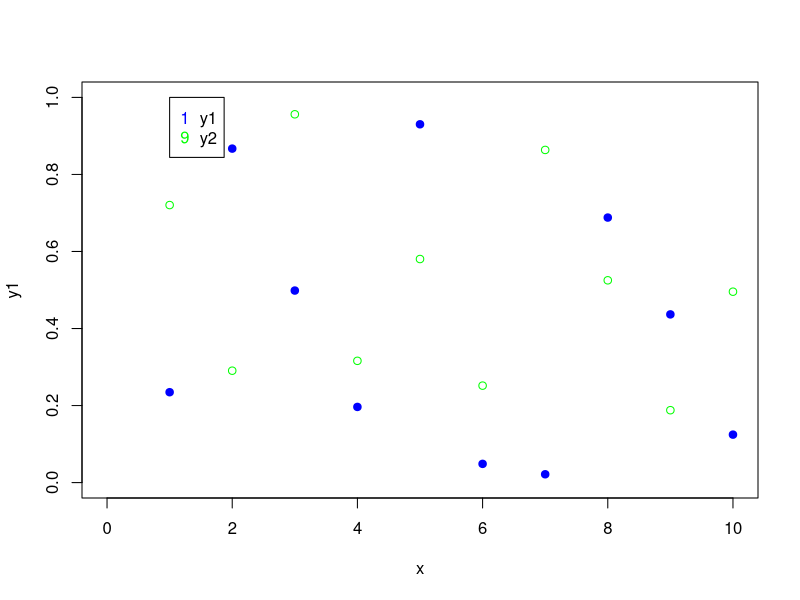
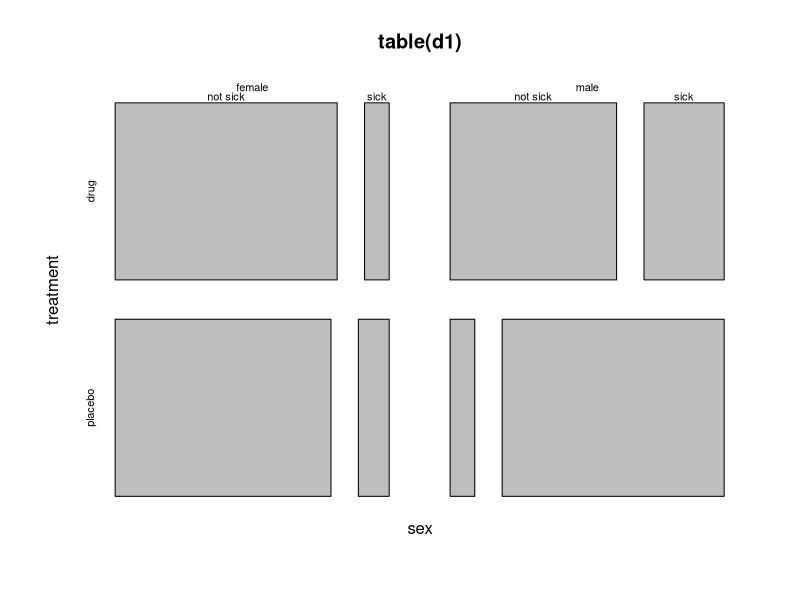
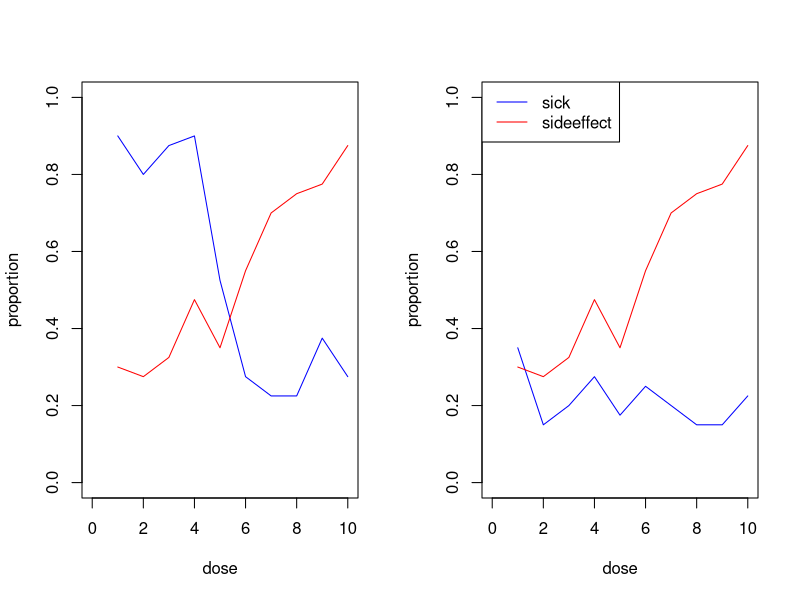

Write R code to recreate these figures, in order.
## ---- chunk 1
getwd()
d1 <- read.csv("sick_dataset1.csv") 
str(d1)
## ---- chunk 2
data("chickwts")
str(chickwts)
#get one column
subset(chickwts,select=("feed"))
#or
chickwts$feed
#reorder cols
subset(chickwts,select=c("feed","weight"))
#select rows based on a logical
subset(chickwts,subset=feed=="casein")
subset(chickwts,subset=feed=="sunflower")
#based on numerical
subset(chickwts,subset=weight>300)
#both
subset(chickwts,subset=weight>300&feed=="sunflower")
## ---- chunk 3
#explanatory variable
x <- c("Male", "Male", "Female","Female")
#response var
y <- c("yes","yes","yes","no")
df <- data.frame(x,y)
str(df)
table(df)
table(subset(df,select=c("y","x")))
## ---- chunk 4
# you can use "x" or anything instead of "input"
my.fun <- function(input){input+1}
my.fun(2)
my.fun(1:10)
input <- 2
my.fun(input)

my.fun2 <- function(a,b) {a+b}
my.fun2(a=3,b=4)
my.fun2(3,4)

my.fun3 <- function(x,y){
  a <- x^2 
  b <- a+y 
  return(b)}
#case a
my.fun3(1,2)
#3
#case b
my.fun3(2,1)
#5
#case c
my.fun3(y=2,x=1)
#3

#standard error
my.se <- function(x) {
  sigma <- sd(x) #standard dev
  n <- length(x)
  se <- sigma/sqrt(n)
  return(se)
}
x <- 1:100
my.se(x)
## ---- chunk 5
d1 <- read.csv("sick_dataset1.csv")
str(d1)
my.fun.sick <- function(x){
  sum(x=="sick")/length(x)
}
my.fun.sick(d1$outcome)
sick.q1 <- aggregate(outcome~sex+treatment, FUN=my.fun.sick, data=d1)
sick.q1

mdsubset <- subset(d1,subset=sex=="male"&treatment=="drug")
mdsubset
my.fun.sick(mdsubset$outcome)
## ---- chunk 6
#create explan
x <- 1:10
# gen 10 random num 0-1
y1 <- runif(10)
y2 <- runif(10)
y1
# pch (plotting character) is point style
plot(x,y1,col="blue", pch=19, xlim=c(0,10),ylim=c(0,1))
points(x,y2,col="green",pch=1)
legend(x=1,y=1,legend=c("y1","y2"),col=c("blue","green"),pch=c("19,1"))
## ---- chunk 7
d1 <- read.csv("sick_dataset1.csv")
#1
str(d1)
#sex categorical 2, treatment categorical 2, outcome categorical 2
#2
table(d1)
# more males are sick than females and placebo seems significantly less effective in males compared to the real drug, while slightly less effective in females
#3
plot(table(d1)) 
my.f <- function(x) {
   sum(x=="sick")/length(x)
}
#4
aggregate(outcome~sex+treatment, FUN=my.f, data=d1)
#5: The drug seems more effective on males.
## ---- chunk 8
d2 <- read.csv("sideeffects_dataset2.csv")
#1
str(d2)
# sex= categorical 2, treatment= categorical 10, outcome= categorical 2, side.effects= categorical 2
#2
my.f <- function(x) {
   sum(x=="yes")/length(x)
}
a1 <- aggregate(side.effects~sex+treatment, FUN=my.f, data=d2)
my.f2 <- function(x) {
   sum(x=="sick")/length(x)
}
a2 <- aggregate(outcome~sex+treatment, FUN=my.f2, data=d2)
a1
a2
#3
mout <- subset(a2, subset=sex=="male")
mse <- subset(a1, subset=sex=="male")
par(mfrow = c(1, 2))
plot(mout$treatment,mout$outcome,type="l",col="blue",xlim=c(0,10),ylim=c(0,1), xlab="dose", ylab="proportion")
points(mse$treatment,mse$side.effects, type="l",col="red")
fout <- subset(a2, subset=sex=="female")
fse <- subset(a1, subset=sex=="male")
plot(fout$treatment,fout$outcome,type="l",col="blue",xlim=c(0,10),ylim=c(0,1), xlab="dose", ylab="proportion")
points(fse$treatment,fse$side.effects, type="l",col="red")
legend(x="topleft",legend=c("sick","sideeffect"),col=c("blue","red"), lty=1)
#4: for males 5, for females 2
#5: Yes, going all the way to 7-8 doses in males results in very high side effect so the dose has to be lowered, for females 8-9 might have slightly higher effectiveness, but it would be much better to use 2 doses either way
